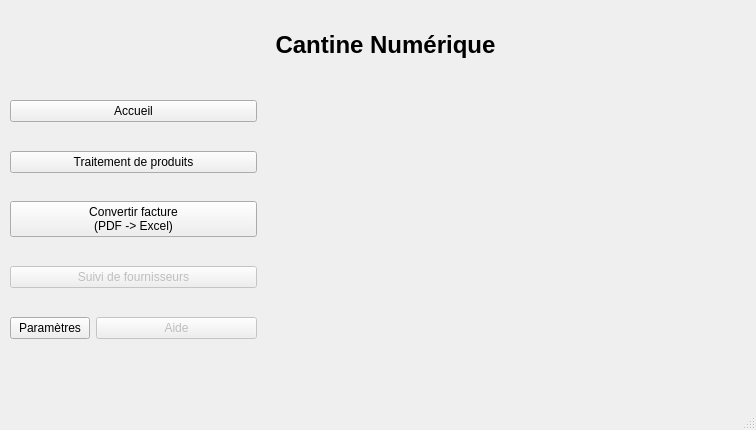
<?xml version="1.0" encoding="UTF-8"?>
<ui version="4.0">
 <class>MainWindow</class>
 <widget class="QMainWindow" name="MainWindow">
  <property name="geometry">
   <rect>
    <x>0</x>
    <y>0</y>
    <width>756</width>
    <height>430</height>
   </rect>
  </property>
  <property name="sizePolicy">
   <sizepolicy hsizetype="Expanding" vsizetype="Expanding">
    <horstretch>0</horstretch>
    <verstretch>0</verstretch>
   </sizepolicy>
  </property>
  <property name="focusPolicy">
   <enum>Qt::FocusPolicy::NoFocus</enum>
  </property>
  <property name="windowTitle">
   <string>MainWindow</string>
  </property>
  <property name="layoutDirection">
   <enum>Qt::LayoutDirection::LeftToRight</enum>
  </property>
  <property name="autoFillBackground">
   <bool>true</bool>
  </property>
  <widget class="QWidget" name="centralwidget">
   <property name="layoutDirection">
    <enum>Qt::LayoutDirection::LeftToRight</enum>
   </property>
   <property name="autoFillBackground">
    <bool>true</bool>
   </property>
   <widget class="QStackedWidget" name="stackedWidget">
    <property name="geometry">
     <rect>
      <x>280</x>
      <y>80</y>
      <width>471</width>
      <height>281</height>
     </rect>
    </property>
    <property name="font">
     <font>
      <bold>false</bold>
      <kerning>true</kerning>
     </font>
    </property>
    <property name="layoutDirection">
     <enum>Qt::LayoutDirection::LeftToRight</enum>
    </property>
    <property name="autoFillBackground">
     <bool>true</bool>
    </property>
    <property name="currentIndex">
     <number>0</number>
    </property>
    <widget class="QWidget" name="page"/>
    <widget class="QWidget" name="page_2"/>
   </widget>
   <widget class="QLabel" name="label">
    <property name="geometry">
     <rect>
      <x>240</x>
      <y>20</y>
      <width>291</width>
      <height>51</height>
     </rect>
    </property>
    <property name="font">
     <font>
      <pointsize>18</pointsize>
     </font>
    </property>
    <property name="text">
     <string>&lt;html&gt;&lt;head/&gt;&lt;body&gt;&lt;p align=&quot;center&quot;&gt;&lt;span style=&quot; font-weight:700;&quot;&gt;Cantine Numérique&lt;/span&gt;&lt;/p&gt;&lt;/body&gt;&lt;/html&gt;</string>
    </property>
   </widget>
   <widget class="QWidget" name="verticalLayoutWidget">
    <property name="geometry">
     <rect>
      <x>10</x>
      <y>100</y>
      <width>247</width>
      <height>239</height>
     </rect>
    </property>
    <layout class="QVBoxLayout" name="verticalLayout">
     <item>
      <widget class="QPushButton" name="b_Accueil">
       <property name="text">
        <string>Accueil</string>
       </property>
      </widget>
     </item>
     <item>
      <spacer name="verticalSpacer_3">
       <property name="orientation">
        <enum>Qt::Orientation::Vertical</enum>
       </property>
       <property name="sizeHint" stdset="0">
        <size>
         <width>20</width>
         <height>40</height>
        </size>
       </property>
      </spacer>
     </item>
     <item>
      <widget class="QPushButton" name="b_Traiter_fichier">
       <property name="text">
        <string>Traitement de produits</string>
       </property>
      </widget>
     </item>
     <item>
      <spacer name="verticalSpacer_2">
       <property name="orientation">
        <enum>Qt::Orientation::Vertical</enum>
       </property>
       <property name="sizeHint" stdset="0">
        <size>
         <width>20</width>
         <height>40</height>
        </size>
       </property>
      </spacer>
     </item>
     <item>
      <widget class="QPushButton" name="b_Convertir_PDF">
       <property name="text">
        <string>Convertir facture
(PDF -&gt; Excel)</string>
       </property>
      </widget>
     </item>
     <item>
      <spacer name="verticalSpacer">
       <property name="orientation">
        <enum>Qt::Orientation::Vertical</enum>
       </property>
       <property name="sizeHint" stdset="0">
        <size>
         <width>20</width>
         <height>40</height>
        </size>
       </property>
      </spacer>
     </item>
     <item>
      <widget class="QPushButton" name="pushButton_3">
       <property name="enabled">
        <bool>false</bool>
       </property>
       <property name="text">
        <string>Suivi de fournisseurs</string>
       </property>
      </widget>
     </item>
     <item>
      <spacer name="verticalSpacer_4">
       <property name="orientation">
        <enum>Qt::Orientation::Vertical</enum>
       </property>
       <property name="sizeHint" stdset="0">
        <size>
         <width>20</width>
         <height>40</height>
        </size>
       </property>
      </spacer>
     </item>
     <item>
      <layout class="QFormLayout" name="formLayout">
       <item row="1" column="0">
        <widget class="QPushButton" name="b_Parametres">
         <property name="text">
          <string>Paramètres</string>
         </property>
        </widget>
       </item>
       <item row="1" column="1">
        <widget class="QPushButton" name="pushButton_5">
         <property name="enabled">
          <bool>false</bool>
         </property>
         <property name="text">
          <string>Aide</string>
         </property>
        </widget>
       </item>
      </layout>
     </item>
    </layout>
   </widget>
  </widget>
  <widget class="QMenuBar" name="menubar">
   <property name="geometry">
    <rect>
     <x>0</x>
     <y>0</y>
     <width>756</width>
     <height>26</height>
    </rect>
   </property>
   <property name="autoFillBackground">
    <bool>false</bool>
   </property>
  </widget>
  <widget class="QStatusBar" name="statusbar"/>
 </widget>
 <resources/>
 <connections/>
</ui>
